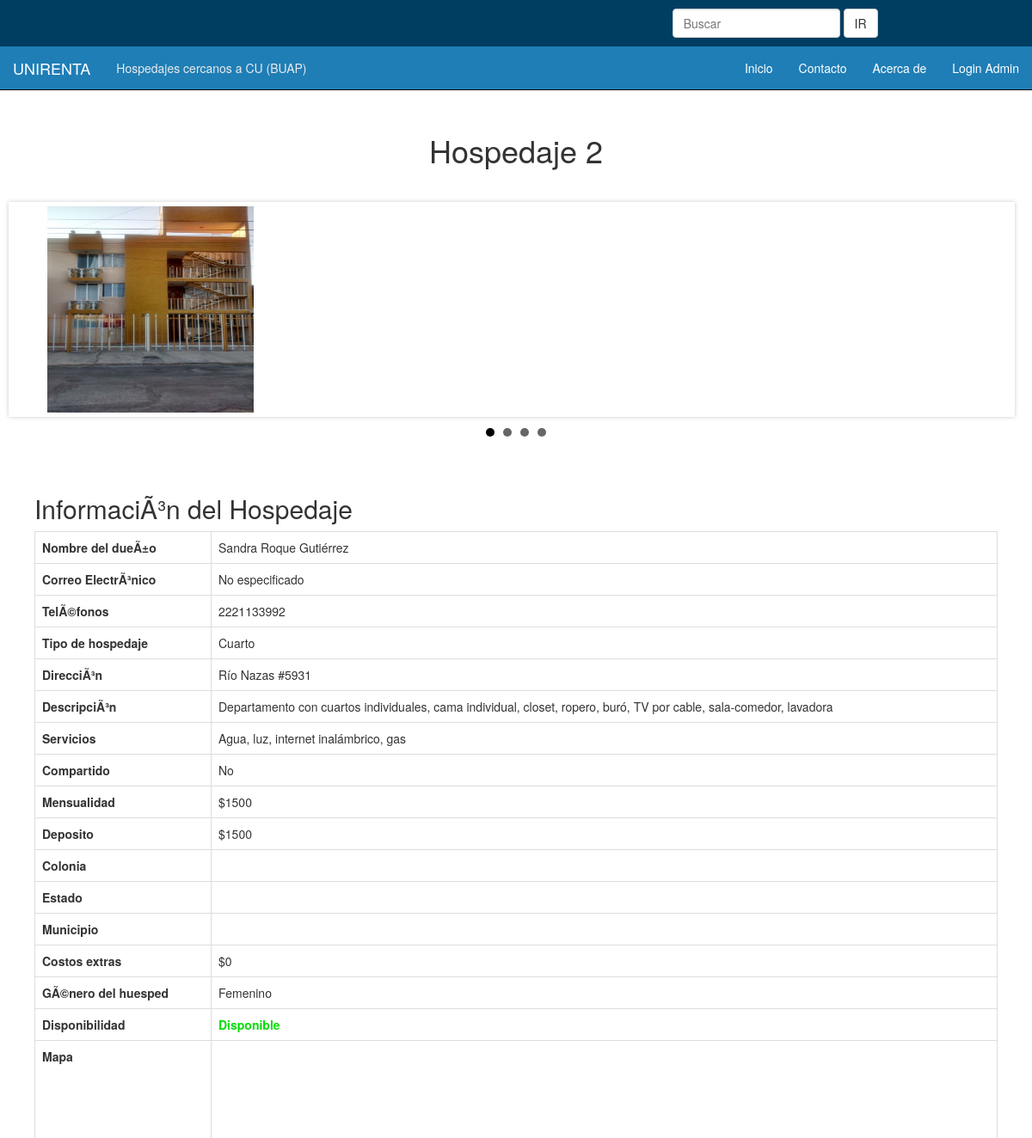
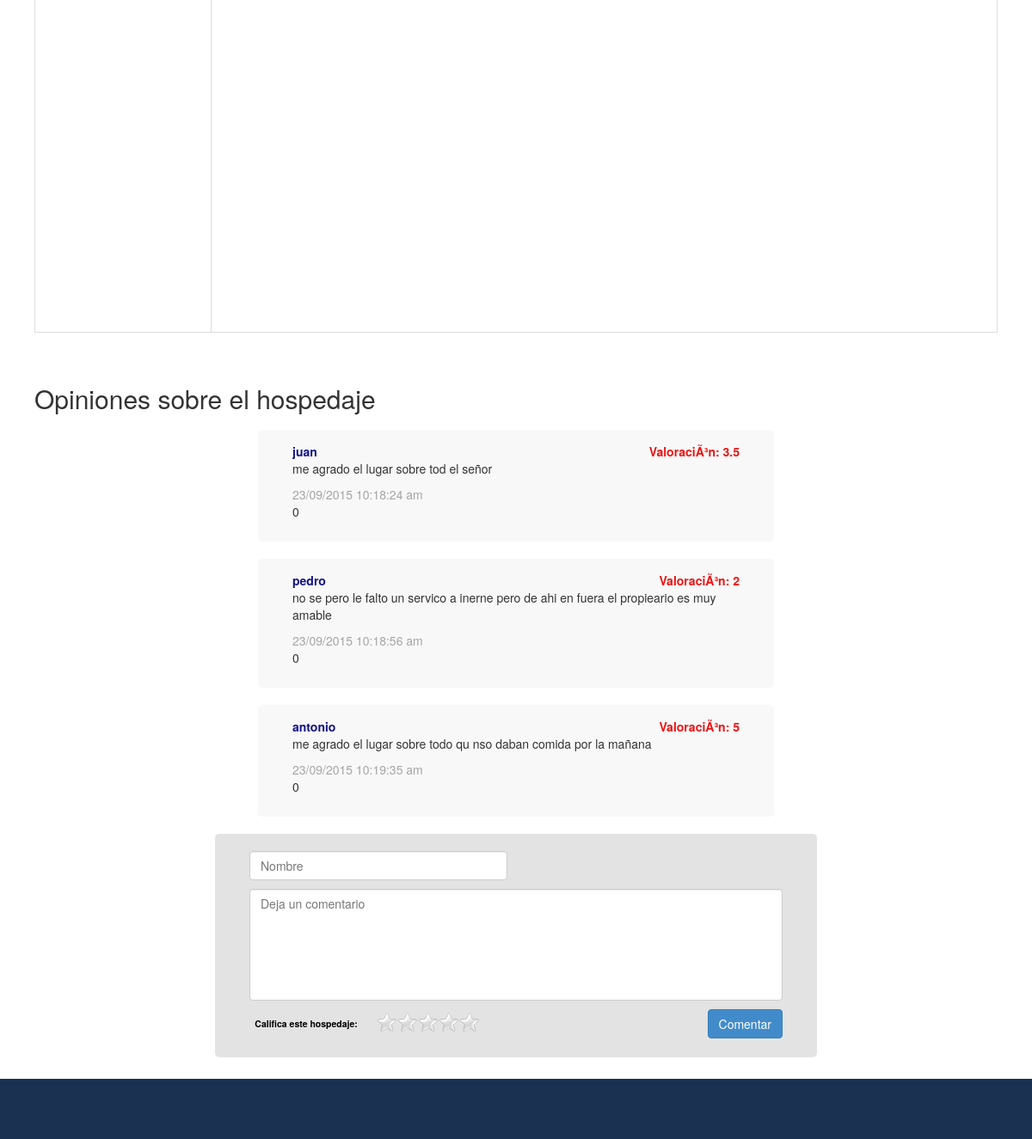
The app's page /hospedaje.php?id=2 with its own data (2 pictures, top to bottom).
### tables this page shows
CREATE TABLE IF NOT EXISTS `hospedajes` (
  `idHospedaje` int(11) NOT NULL AUTO_INCREMENT,
  `tipo` varchar(20) NOT NULL,
  `direccion` varchar(120) NOT NULL,
  `descripcion` text NOT NULL,
  `servicios` text NOT NULL,
  `compartido` tinyint(1) NOT NULL,
  `noPersonas` int(11) DEFAULT NULL,
  `mensualidad` varchar(60) NOT NULL,
  `deposito` float DEFAULT NULL,
  `costosExtras` float DEFAULT NULL,
  `imagenes` varchar(250) NOT NULL,
  `generoHuesped` varchar(45) NOT NULL,
  `disponibilidad` varchar(50) NOT NULL,
  `idCliente` int(11) NOT NULL,
  `long` float NOT NULL,
  `lat` float NOT NULL,
  PRIMARY KEY (`idHospedaje`),
  KEY `fk_Hospedajes_Clientes_idx` (`idCliente`)
);

CREATE TABLE IF NOT EXISTS `personas` (
  `idPersona` int(11) NOT NULL AUTO_INCREMENT,
  `nombre` varchar(40) NOT NULL,
  `apellidos` varchar(50) NOT NULL,
  `email` varchar(60) DEFAULT NULL,
  PRIMARY KEY (`idPersona`)
);

CREATE TABLE IF NOT EXISTS `clientes` (
  `idCliente` int(11) NOT NULL AUTO_INCREMENT,
  `telefono1` varchar(45) DEFAULT NULL,
  `telefono2` varchar(45) DEFAULT NULL,
  `idPersona` int(11) NOT NULL,
  PRIMARY KEY (`idCliente`),
  KEY `fk_Clientes_Personas1_idx` (`idPersona`)
);

CREATE TABLE IF NOT EXISTS `opiniones` (
  `idOpinion` int(11) NOT NULL AUTO_INCREMENT,
  `nombre` varchar(60) NOT NULL,
  `comentarios` text NOT NULL,
  `valoracion` float NOT NULL,
  `fecha` varchar(50) NOT NULL,
  `idHospedaje` int(11) NOT NULL,
  `promedio` float NOT NULL,
  PRIMARY KEY (`idOpinion`),
  KEY `fk_Comentarios_Hospedajes1_idx` (`idHospedaje`)
);

### hospedaje.php (the view, shortened to what this page needs)
<!DOCTYPE html>
<html>
  <head>
    <link href="css/bootstrap.min.css" rel="stylesheet" />
    <link href="css/style.css" rel="stylesheet" />
    <link href="css/rateit.css" rel="stylesheet" />
	<link rel="stylesheet" href="css/jquery.bxslider.css" type="text/css">
  </head>
  <?php
	$id = $_REQUEST['id'];
  ?>
  <body>
    <div id="top" class="container">
      <div id="topbar" class="row">
        <div id="social" class="col-sm-8">
          <ul>
          </ul>
        </div>
        <div id="search" class="col-sm-4">
          <form action="#" method="post" class="form-inline" role="form">
            <div class="form-group">
              <input type="text" class="form-control" placeholder="Buscar" />
              <input type="submit" name="go" id="go" class="btn btn-default" value="IR" />
            </div>
          </form>
        </div>
      </div>
    </div>
    <nav class="navbar navbar-inverse navbar-static-top">
      <div class="container-fluid">
        <div class="navbar-header">
          <a class="navbar-brand" href="./index.php">Unirenta</a>
          <p class="navbar-text">Hospedajes cercanos a CU (BUAP)</p>
        </div>
        <div class="collapse navbar-collapse">
          <ul class="nav navbar-nav navbar-right">
          	<li><a href="./index.php">Inicio</a></li>
            <li><a href="./contacto.php">Contacto</a></li>
            <li><a href="./acercade.php">Acerca de</a></li>
            <li><a href="./Login/">Login Admin</a></li>
          </ul>
        </div>
      </div>
    </nav>
    <div class="container">
      <div class="row">
        <div class="col-md-12">
          <div id="content">
            <?php
              echo '<h1>Hospedaje '.$id.'</h1>';
			?>
          </div>
        </div>
        <?php
		  $result = mysql_query('SELECT * FROM hospedajes where idHospedaje = "'.$id.'"');
		  while($row = mysql_fetch_array($result)){
			$tipo = $row['tipo'];
			$direccion = $row['direccion'];
			$descripcion = $row['descripcion'];
			$servicios = $row['servicios'];
			$compartido = $row['compartido'];
			$numPer = $row['noPersonas'];
			$mensualidad = $row['mensualidad'];
			$deposito = $row['deposito'];
			$costos = $row['costosExtras'];
			$img = $row['imagenes'];
			$genero = $row['generoHuesped'];
			$disponibilidad = $row['disponibilidad'];
			$idcliente = $row['idCliente'];
                        $estado=$row['Estado'];
                        $municipio=$row['Municipio'];
                        $colonia=$row['Colonia'];
		  }
		  $result2 = mysql_query('SELECT * FROM clientes WHERE idCliente = "'.$idcliente.'"');
		  while($row = mysql_fetch_array($result2)){
			$telefono1 = $row['telefono1'];
			$telefono2 = $row['telefono2'];
			$idpersona = $row['idPersona'];
		  }
		  $result3 = mysql_query('SELECT * FROM personas WHERE idPersona = "'.$idpersona.'"');
		  while($row = mysql_fetch_array($result3)){
			$nombre = $row['nombre'];
			$apellidos = $row['apellidos'];
			$email = $row['email'];
		  }
		  $token = strtok($img, ';');
		  echo '<ul class="bxslider">';
		  while (($token != false) and ($token != " ")){
				  echo '<li style="position: center;"><img src="'.$token.'" width="240" height="240" alt="" /></li>';
		    $token = strtok(';');
		  }
		  echo '</ul>';
		?>
        <div class="col-md-12">
          <div id="content">
            <h2>InformaciÃ³n del Hospedaje</h2>
            <table id="tabla-hos" class="table table-hover table-bordered">
              <tr>
                <th>Nombre del dueÃ±o</th>
                <?php
                  echo '<td>'. $nombre . ' ' . $apellidos .'</td>';
				?>
              </tr>
              <tr>
                <th>Correo ElectrÃ³nico</th>
                <?php
				  if ($email == "")
				    $email = "No especificado";
                  echo '<td>'. $email .'</td>';
				?>
              </tr>
              <tr>
                <th>TelÃ©fonos</th>
                <?php
				  if ($telefono2 == "")
                    echo '<td>'. $telefono1 .'</td>';
				  else
                    echo '<td>'. $telefono1 .' ó ' . $telefono2 . '</td>';
				?>
              </tr>
              <tr>
                <th>Tipo de hospedaje</th>
                <?php
                  echo '<td>'. $tipo .'</td>';
				?>
              </tr>
              <tr>
                <th>DirecciÃ³n</th>
                <?php
                  echo '<td>'. $direccion .'</td>';
				?>
              </tr>
              <tr>
                <th>DescripciÃ³n</th>
                <?php
                  echo '<td>'. $descripcion .'</td>';
				?>
              </tr>
              <tr>
                <th>Servicios</th>
                <?php
                  echo '<td>'. $servicios .'</td>';
				?>
              </tr>
              <tr>
                <th>Compartido</th>
                <?php
				  if ($compartido < 1) {
				    $compartido = "No";
					if (($numPer > 0))
  					  echo '<td>'. $compartido .', con '.$numPer.' personas</td>';
					else
					  echo '<td>'. $compartido ;
				  }
				  else {
				  	$compartido = "No";
					echo '<td>'. $compartido .'</td>';
				  }
				?>
              </tr>
              <tr>
                <th>Mensualidad</th>
                <?php
                  echo '<td>'. $mensualidad .'</td>';
				?>
              </tr>
              <tr>
                <th>Deposito</th>
                <?php
                  echo '<td>$'. $deposito .'</td>';
				?>
              </tr>
              <tr>
              <th>Colonia</th>
              <?php
                  echo '<td>'. $colonia .'</td>';
                  ?>
              </tr>
              <tr>
              <th>Estado</th>
              <?php
                  echo '<td>'. $estado .'</td>';
                  ?>
              </tr>
              <tr>
              <th>Municipio</th>
              <?php
                  echo '<td>'. $municipio .'</td>';
                  ?>
              </tr>
              <tr>
                <th>Costos extras</th>
                <?php
                  echo '<td>$'. $costos .'</td>';
				?>
              </tr>
              <tr>
                <th>GÃ©nero del huesped</th>
                <?php
                  echo '<td>'. $genero  .'</td>';
				?>
              </tr>
              <tr>
                <th>Disponibilidad</th>
                <?php
				  if ($disponibilidad == "Disponible")
				    echo '<td id="disponibilidad" class="verde">'. $disponibilidad  .'</td>';
				  else
				    echo '<td id="disponibilidad" class="rojo">'. $disponibilidad  .'</td>';
				?>
              </tr>
             <tr>
              <th>Mapa</th>
              <td id="mapa" >
               </td>
             </tr>
            </table>
          </div>
        </div>
        <div class="col-md-12">
          <div id="content">
            <h2>Opiniones sobre el hospedaje</h2>
            <div id="comments">
              <?php
				$content_sql = 'SELECT * FROM opiniones WHERE idHospedaje="'.$id.'"';
				$content = mysql_query($content_sql);
				$num_rows = mysql_num_rows($content);
				if ($num_rows == 0){
				  echo '<p id="no-comment">No hay comentarios</p>';
				}
				else{
				  while($row = mysql_fetch_assoc($content)){
					echo '<div class="comment-post">
					  <p id="nom">'.$row['nombre'].'</p>
					  <p id="valor">ValoraciÃ³n: '.$row['valoracion'].'</p>
					  <p id="text">'.$row['comentarios'].'</p>
					  <p id="fecha">'.$row['fecha'].'</p>
					  <p id="promedio">'.$row['promedio'].'</p>
					</div>';
				  }
				}
			  ?>
            </div>
<div class="comment">
<form class="comment-form" role="form" action="javascript:opinar(<?php echo $id; ?>)">
<div class="form-group">
<input type="text" class="form-control" placeholder="Nombre" id="nombre" required />
<textarea class="form-control" placeholder="Deja un comentario" id="comentario" required></textarea>
<label for="rateit" class="label pull-left">Califica este hospedaje:</label>
<div id="rateit" class="rateit bigstars" data-rateit-starwidth="24" data-rateit-starheight="24"></div>
			   <input type="submit" class="btn btn-primary pull-right" value="Comentar"/>
                </div>
              </form>
            </div>
          </div>
        </div>
      </div>
    </div>
    <div class="footer">
      <div class="container">
        <p class="text-muted">&nbsp;</p>
      </div>
    </div>
  </body>
</html>

### css/style.css (style rules this page uses)
html { position: relative; min-height: 100%; }
body { margin-bottom: 85px; }
#top { background-color: #003E61; width: 100%; }
#topbar { display: block; width: 1000px; margin: 0px auto; padding-top: 10px; }
#topbar #social { display: block; }
#topbar #social ul { list-style: none; margin: 0px; margin-bottom: 10px; padding: 0px; padding-top: 4px; }
#topbar #search { display: block; margin-bottom: 10px; }
#topbar #search input[type=text] { max-width: 200px; }
.navbar .container-fluid { border-radius: 0px; background-color: #1F7EB6; }
.navbar .navbar-brand { text-transform: uppercase; color: #FFFFFF; }
.navbar .navbar-text { color: #EAEAEA; }
.navbar-inverse .navbar-nav > li > a { color: #FFFFFF; }
h1 { text-align: center; margin-bottom: 30px; }
#content { padding: 10px; }
#tabla-hos #disponibilidad { font-weight: bold; }
#tabla-hos .verde { color: #00DD00; }
.comment { background-color: #E3E3E3; border-radius: 5px; margin: auto; width: 700px; padding: 10px 40px; }
.comment-form [type=text], .comment-form [type=submit], .comment-form textarea { margin-top: 10px; }
.comment-form [type=text] { width: 300px; }
.comment-form [type=submit] { text-align: right; }
.comment-form textarea { resize: none; height: 130px; }
.comment-form label { color: #000000; margin-top: 20px; }
.comment-post { background-color: #F8F8F8; border-radius: 5px; margin: 20px auto; width: 600px; padding: 15px 40px; }
.comment-post #nom { float: left; color: #121288; font-weight: bold; margin-bottom: 0px; }
.comment-post #valor { float: right; color: #EE1212; font-weight: bold; margin-bottom: 0px; }
.comment-post #text { clear: both; margin-top: 0px; }
.comment-post #fecha { color: #A5A5A5; margin-bottom: 0px; }
.footer { position: absolute; bottom: 0; width: 100%; margin-top: 20px; background-color: #1A3151; }
.footer .container { padding: 20px; }
.footer .container .text-muted { color: #BBBBBB; }

### css/rateit.css (style rules this page uses)
.rateit { display: -moz-inline-box; display: inline-block; position: relative; -webkit-user-select: none; -khtml-user-select: none; -moz-user-select: none; -o-user-select: none; -ms-user-select: none; user-select: none; -webkit-touch-callout: none; margin-top: 13px; }

### hospedaje.php (style rules this page uses)
#mapa { height: 500px; }

### records on screen
hospedajes: tipo "Cuarto", direccion "Río Nazas #5931", descripcion "Departamento con cuartos individuales, cama individual, closet, ropero, buró, TV por cable, sala-comedor, lavadora", servicios "Agua, luz, internet inalámbrico, gas", compartido "No", mensualidad "$1500", deposito "1500", costosExtras "0", generoHuesped "Femenino", disponibilidad "Disponible"
personas: nombre "Sandra", apellidos "Roque Gutiérrez"
clientes: telefono1 "2221133992"
opiniones: nombre "juan", valoracion "3.5", comentarios "me agrado el lugar sobre tod el señor", fecha "23/09/2015 10:18:24 am", promedio "0"
opiniones: nombre "pedro", valoracion "2", comentarios "no se pero le falto un servico a inerne pero de ahi en fuera el propieario es muy amable", fecha "23/09/2015 10:18:56 am", promedio "0"
opiniones: nombre "antonio", valoracion "5", comentarios "me agrado el lugar sobre todo qu nso daban comida por la mañana", fecha "23/09/2015 10:19:35 am", promedio "0"

### other values on screen
$id "2"
$email "No especificado"
